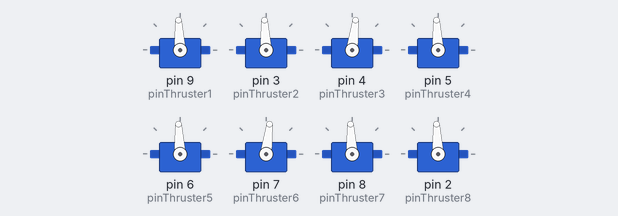
Recording of a sketch running on a simulated Arduino Uno, built with avr-gcc and run on an emulated ATmega328P. On the bench: 8 × servo. What the sketch prints to the serial monitor is not drawn.

Above: at 12.1 s.
Timing chart, 0 to 32.5 s (numbered marks = the images above):
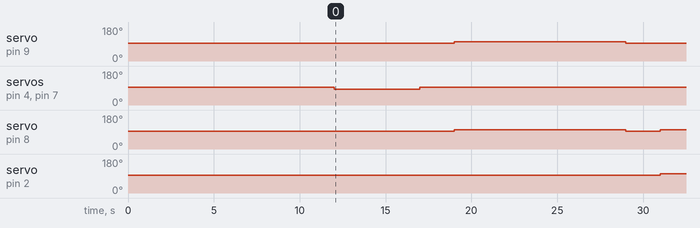

Measured:
- by itself, servo on pin 9 (pinThruster1): 93° → 102° at 19.0 s, → 93° 10.0 s later
- by itself, servo on pin 4 (pinThruster3), servo on pin 7 (pinThruster6): 93° → 83° at 12.0 s, → 93° 5.0 s later
- by itself, servo on pin 8 (pinThruster7): 93° → 102° at 19.0 s, → 93° 10.0 s later, → 102° 2.0 s later
- by itself, servo on pin 2 (pinThruster8): 93° → 102° at 31.0 s

The sketch:

Hydrus.ino
```cpp
#include <Servo.h>

Servo thruster1;
Servo thruster2;
Servo thruster3;
Servo thruster4;
Servo thruster5;
Servo thruster6;
Servo thruster7;
Servo thruster8;

int pinThruster1 = 9;
int pinThruster2 = 3;
int pinThruster3 = 4;
int pinThruster4 = 5;
int pinThruster5 = 6;
int pinThruster6 = 7;
int pinThruster7 = 8;
int pinThruster8 = 2;

bool stopFlag = false;

void setup() {
  Serial.begin(9600);

  // Initialize all thrusters
  thruster1.attach(pinThruster1);
  thruster2.attach(pinThruster2);
  thruster3.attach(pinThruster3);
  thruster4.attach(pinThruster4);
  thruster5.attach(pinThruster5);
  thruster6.attach(pinThruster6);
  thruster7.attach(pinThruster7);
  thruster8.attach(pinThruster8);

  // Set all to neutral position
  thruster1.writeMicroseconds(1500);
  thruster2.writeMicroseconds(1500);
  thruster3.writeMicroseconds(1500);
  thruster4.writeMicroseconds(1500);
  thruster5.writeMicroseconds(1500);
  thruster6.writeMicroseconds(1500);
  thruster7.writeMicroseconds(1500);
  thruster8.writeMicroseconds(1500);

  delay(2000); // Wait for ESCs to initialize
  Serial.println("Thruster controller ready");
}

void front(){
    thruster7.writeMicroseconds(1600);
    thruster8.writeMicroseconds(1600);
}

void back(){
    thruster7.writeMicroseconds(1400);
    thruster8.writeMicroseconds(1400);
}

void left(){
    thruster1.writeMicroseconds(1600);
    thruster7.writeMicroseconds(1600);
}

void right(){
    thruster2.writeMicroseconds(1600);
    thruster8.writeMicroseconds(1600);
}

void down(){
    thruster3.writeMicroseconds(1400);
    thruster6.writeMicroseconds(1400);
}

void up(){
    thruster3.writeMicroseconds(1600);
    thruster6.writeMicroseconds(1600);
}

void stop(){
    thruster1.writeMicroseconds(1500);
    thruster2.writeMicroseconds(1500);
    thruster3.writeMicroseconds(1500);
    thruster4.writeMicroseconds(1500);
    thruster5.writeMicroseconds(1500);
    thruster6.writeMicroseconds(1500);
    thruster7.writeMicroseconds(1500);
    thruster8.writeMicroseconds(1500);

    Serial.println("Thrusters stopped.");
    delay(2000);  // Wait for 2 seconds
}


void loop() {
    if (stopFlag) {
        while (true) {
            Serial.println("Thrusters are stopped. Press any key to start again.");
        }
    }

    delay(10000);  // Wait for 10 seconds before starting the sequence

    Serial.println("Going down for 5 seconds...");
    down();
    delay(5000);  // Wait for 5 seconds to stabilize

    stop();

    Serial.println("Going left for 10 seconds...");
    left();
    delay(10000);  // Wait for 10 seconds to stabilize

    stop();

    Serial.println("Going front for 20 seconds...");
    front();
    delay(20000);  // Wait for 20 seconds to stabilize

    stop();

    stopFlag = true;  // Set the stop flag to true
    Serial.println("Thrusters stopped.");


}
```
